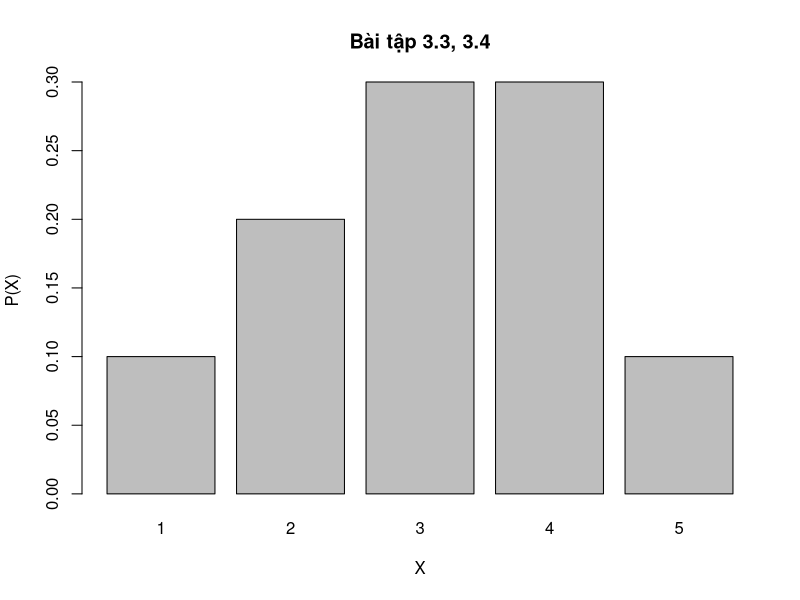
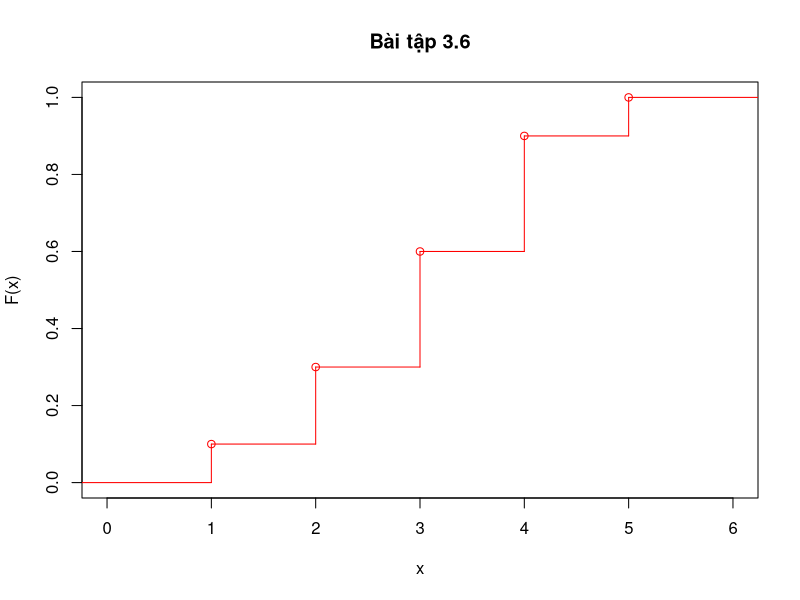
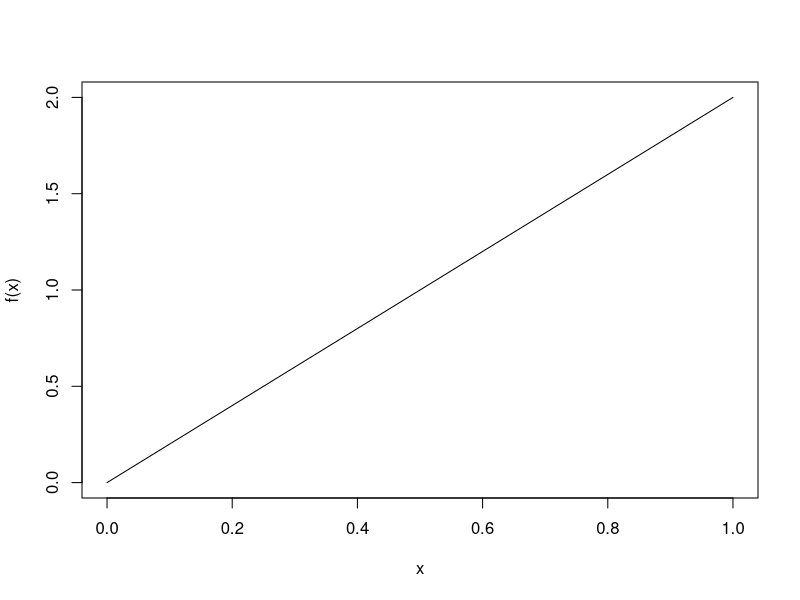
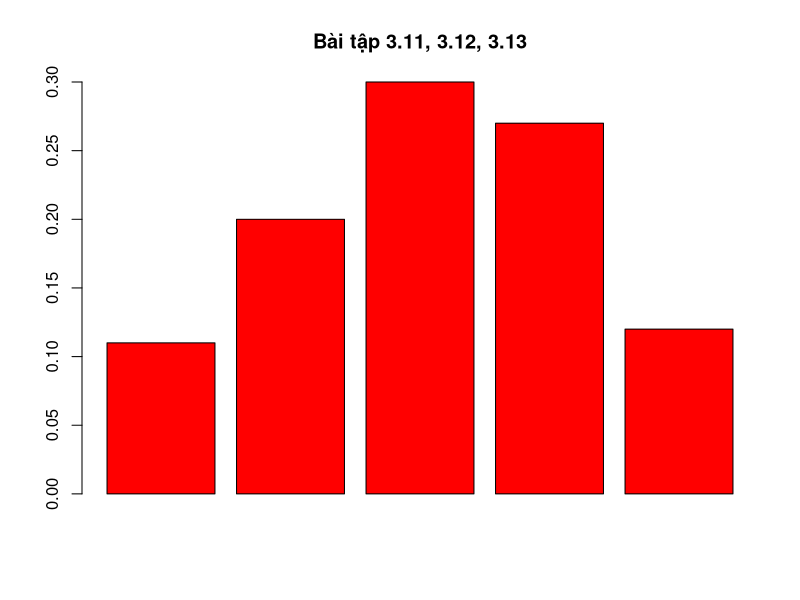
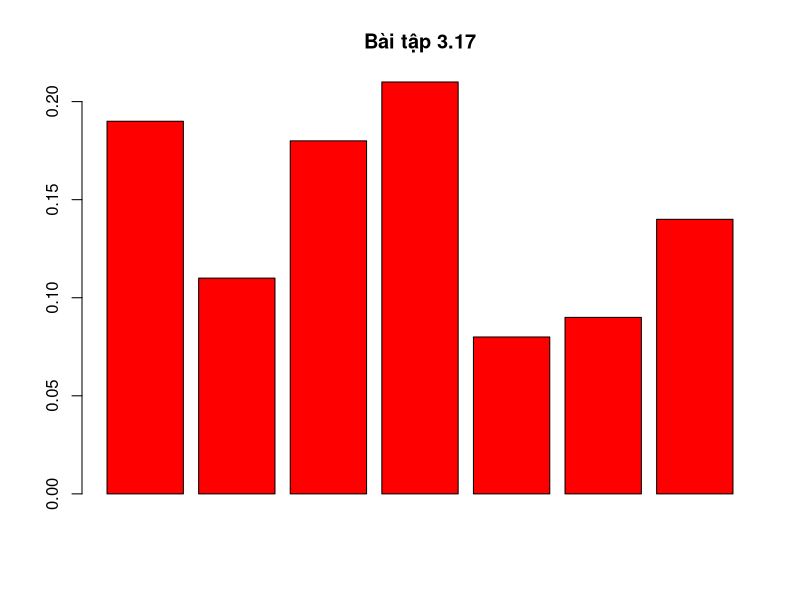
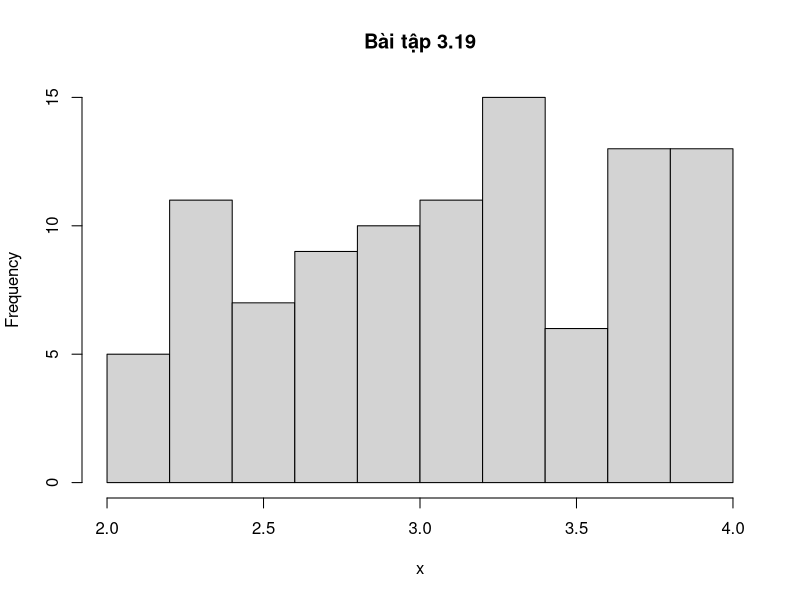
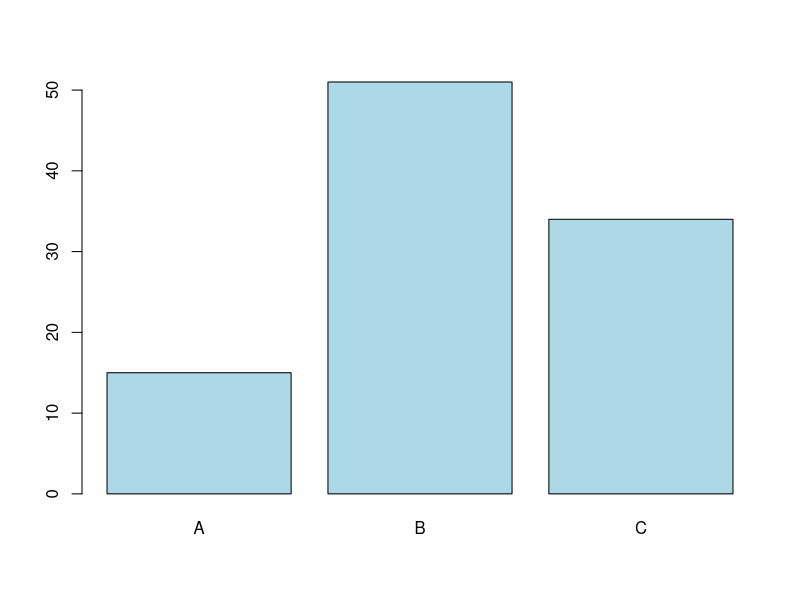

Here is the R script that generated these plots, in order:
## ---- chunk 1
rm(list = ls())
f = function(x){
  ifelse (x >= 0 & x <= 1, 0.07*x^(-0.93), 0)
}
P = integrate(function(x) f(x), lower = -Inf, upper = 0.2)$value
I = integrate(function(x) f(x), lower = -Inf, upper = Inf)$value
cat("P(X <= 2) = ", P , "\n")
cat("Kiểm tra có phải là hàm mật độ xác suất không, I = ", I)
## ---- chunk 2
rm(list = ls())
x = sample(1:5, size = 100, replace = TRUE, prob = c(0.1, 0.2, 0.4, 0.2, 0.1))
table(x)/100
## ---- chunk 3
x = 1:5
p = c(0.1, 0.2, 0.3, 0.3, 0.1)
sum(p)
barplot(p, names.arg = x, xlab = "X", ylab = "P(X)", main = "Bài tập 3.3, 3.4")
## ---- chunk 4
x = 1:5
p = c(0.1, 0.2, 0.3, 0.3, 0.1)
F = function(a) sum(p[x <= a])
F(3)
## ---- chunk 5
rm(list = ls())
x = 1:5
p = c(0.1, 0.2, 0.3, 0.3, 0.1)
F = function(a) sum(p[x <= a])
F = Vectorize(F)
plot(stepfun(x, c(0, F(x))), main = "Bài tập 3.6", xlab = "x", ylab = "F(x)", col = "red")
## ---- chunk 6
rm(list = ls())
f = function(x) ifelse(x >= 0 & x <= 1, 2 * x, 0)
F = function(a) integrate(function(x) f(x), lower = -Inf, upper = a)$value
I = integrate(function(x) f(x), lower = -Inf, upper = Inf)$value
P = integrate(function(x) f(x), lower = -Inf, upper = 0.5)$value
cat("Kiểm tra I = ", I, "\n")
cat("P(X <= 0.5) = ", P, "\n")
curve(f(x), from = 0, to = 1)
uniroot(function(x) F(x) - 0.75, c(0, 1))$root
## ---- chunk 7
p = c(0.1, 0.2, 0.3, 0.3, 0.1)
x = sample(x = 1:5, size = 100, replace = TRUE, prob = p)
TanSuat = function(x){
  res = as.numeric(table(factor(x, levels = 1:5)))/length(x)
  return (res)
}
ketqua = TanSuat(x)
cat(ketqua)
barplot(ketqua, main = "Bài tập 3.11, 3.12, 3.13", col = "red")
## ---- chunk 8
f = function(x) ifelse(x >= 0 & x <= 1, 3*x^2, 0)
F = function(a) integrate(function(x) f(x), lower = -Inf, upper = a)$value
I = integrate(function(x) f(x), lower = -Inf, upper = Inf)$value
P = integrate(function(x) f(x), lower = 0.2, upper = 0.6)$value
PhanVi = uniroot(function(x) F(x) - 0.5, c(0, 1))$root
cat("Kiểm tra I = ", I, "\n")
cat("P(0.2 <= X <= 0.6) = ", P, "\n")
cat("Phân vị ở mức 0.5 là: ", PhanVi)
## ---- chunk 9
rm(list = ls())
MakeBar = function(k){
  x = sample(1:k, size = 100, replace = TRUE)
  res = as.numeric(table(factor(x, levels = 1:k)))/100
  return (res)
}
x = MakeBar(7)
barplot(x, main = "Bài tập 3.17", col = "red")
## ---- chunk 10
rm(list = ls())
f = function(x) ifelse(x >= 2 & x <= 4, 1/2, 0)
F = function(a) integrate(function(x) f(x), lower = -Inf, upper = a)$value
P = 1 - F(3)
cat("P(X >= 3) = ", P)
## ---- chunk 11
rm(list = ls())
x = runif(n = 100, min = 2, max = 4)
hist(x, main = "Bài tập 3.19")
## ---- chunk 12
f = function(x) ifelse(x >= 0 & x <= 1, 6*x*(1-x), 0)
integrate(function(x) f(x), lower = -Inf, upper = Inf)$value
## ---- chunk 13
rm(list = ls())
MakeBar = function(k){
  x = sample(1:k, size = 100, replace = TRUE)
  res = as.numeric(table(factor(x, levels = 1:k)))/100
  return (res)
}
k = 1:7
x = MakeBar(7)
F = cumsum(x)
K = k[F >= 0.25]
K[1]
## ---- chunk 14
rm(list = ls())
res = sample(x = c("A", "B", "C"), size = 100, replace = TRUE, prob = c(0.2, 0.5, 0.3))
freq = table(res)
barplot(freq, col = "lightblue")
